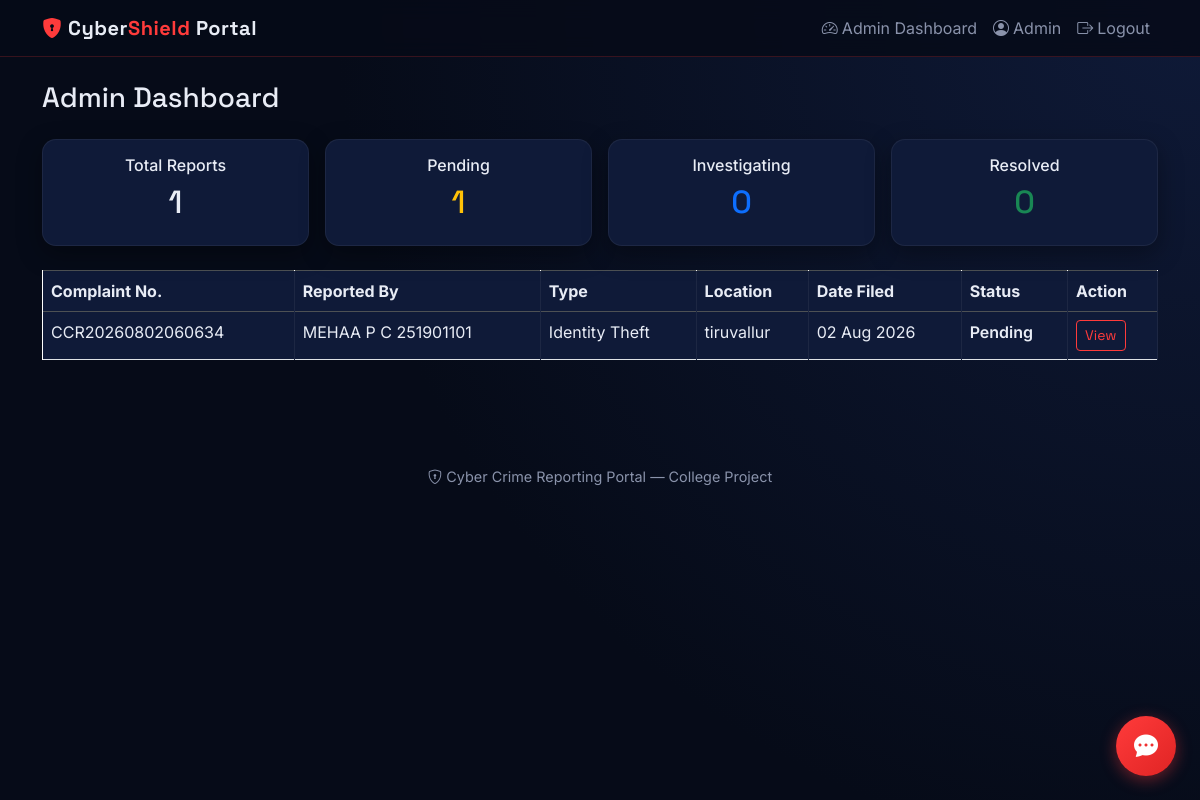
The page /admin (signed in) on the database its author committed.
### app.py (models this page shows, shortened)
class User(UserMixin, db.Model):
    id = db.Column(db.Integer, primary_key=True)
    name = db.Column(db.String(100), nullable=False)
    email = db.Column(db.String(120), unique=True, nullable=False)
    password_hash = db.Column(db.String(200), nullable=False)
    role = db.Column(db.String(20), default='citizen')
    reports = db.relationship('Report', backref='reporter', lazy=True)

class Report(db.Model):
    id = db.Column(db.Integer, primary_key=True)
    complaint_no = db.Column(db.String(20), unique=True, nullable=False)
    user_id = db.Column(db.Integer, db.ForeignKey('user.id'), nullable=False)
    crime_type = db.Column(db.String(100), nullable=False)
    description = db.Column(db.Text, nullable=False)
    location = db.Column(db.String(200), nullable=False)
    evidence_file = db.Column(db.String(300))
    status = db.Column(db.String(30), default='Pending')
    date_filed = db.Column(db.DateTime, default=datetime.utcnow)

### app.py (the view)
@app.route('/admin')
@login_required
@admin_required
def admin_dashboard():
    reports = Report.query.order_by(Report.date_filed.desc()).all()
    stats = {
        'total': len(reports),
        'pending': sum(1 for r in reports if r.status == 'Pending'),
        'investigating': sum(1 for r in reports if r.status == 'Under Investigation'),
        'resolved': sum(1 for r in reports if r.status == 'Resolved'),
    }
    return render_template('admin_dashboard.html', reports=reports, stats=stats)

### app.py (called while the page is built)
@login_manager.user_loader
def load_user(user_id):
    return User.query.get(int(user_id))

def admin_required(func):
    from functools import wraps
    @wraps(func)
    def wrapper(*args, **kwargs):
        if not current_user.is_authenticated or current_user.role != 'admin':
            abort(403)
        return func(*args, **kwargs)
    return wrapper

### templates/admin_dashboard.html (shortened to what this page needs)
{% extends "base.html" %}
{% block content %}
<h3 class="mb-4">Admin Dashboard</h3>
<div class="row g-3 mb-4">
    <div class="col-md-3"><div class="card p-3 text-center"><h6>Total Reports</h6><h2>{{ stats.total }}</h2></div></div>
    <div class="col-md-3"><div class="card p-3 text-center"><h6>Pending</h6><h2 class="text-warning">{{ stats.pending }}</h2></div></div>
    <div class="col-md-3"><div class="card p-3 text-center"><h6>Investigating</h6><h2 class="text-primary">{{ stats.investigating }}</h2></div></div>
    <div class="col-md-3"><div class="card p-3 text-center"><h6>Resolved</h6><h2 class="text-success">{{ stats.resolved }}</h2></div></div>
</div>
<div class="table-responsive">
<table class="table table-bordered bg-white">
    <thead class="table-dark">
        <tr><th>Complaint No.</th><th>Reported By</th><th>Type</th><th>Location</th><th>Date Filed</th><th>Status</th><th>Action</th></tr>
    </thead>
    <tbody>
        {% for r in reports %}
        <tr>
            <td>{{ r.complaint_no }}</td>
            <td>{{ r.reporter.name }}</td>
            <td>{{ r.crime_type }}</td>
            <td>{{ r.location }}</td>
            <td>{{ r.date_filed.strftime('%d %b %Y') }}</td>
            <td class="status-{{ r.status.replace(' ', '-') }}">{{ r.status }}</td>
            <td><a href="{{ url_for('admin_report_detail', report_id=r.id) }}" class="btn btn-sm btn-outline-primary">View</a></td>
        </tr>
        {% endfor %}
    </tbody>
</table>
</div>
{% endblock %}

### templates/base.html (shortened to what this page needs)
<!DOCTYPE html>
<html lang="en">
<head>
    <link href="https://cdn.jsdelivr.net/npm/bootstrap@5.3.2/dist/css/bootstrap.min.css" rel="stylesheet">
    <link rel="stylesheet" href="https://cdn.jsdelivr.net/npm/bootstrap-icons@1.11.3/font/bootstrap-icons.css">
</head>
<body>
<nav class="navbar navbar-expand-lg">
    <div class="container">
        <a class="navbar-brand" href="{{ url_for('home') }}"><i class="bi bi-shield-lock-fill" style="color:#ff3b3b;"></i> Cyber<span>Shield</span> Portal</a>
        <div class="collapse navbar-collapse" id="navMenu">
            <ul class="navbar-nav ms-auto align-items-lg-center">
                {% if current_user.is_authenticated %}
                    {% if current_user.role == 'admin' %}
                        <li class="nav-item"><a class="nav-link" href="{{ url_for('admin_dashboard') }}"><i class="bi bi-speedometer2 me-1"></i>Admin Dashboard</a></li>
                    {% else %}
                        <li class="nav-item"><a class="nav-link" href="{{ url_for('report_crime') }}"><i class="bi bi-file-earmark-plus me-1"></i>File a Report</a></li>
                        <li class="nav-item"><a class="nav-link" href="{{ url_for('my_reports') }}"><i class="bi bi-clipboard-data me-1"></i>My Reports</a></li>
                    {% endif %}
                    <li class="nav-item"><span class="nav-link text-light"><i class="bi bi-person-circle me-1"></i>{{ current_user.name }}</span></li>
                    <li class="nav-item"><a class="nav-link" href="{{ url_for('logout') }}"><i class="bi bi-box-arrow-right me-1"></i>Logout</a></li>
                {% else %}
                    <li class="nav-item"><a class="nav-link" href="{{ url_for('login') }}">Login</a></li>
                    <li class="nav-item"><a class="btn btn-primary btn-sm ms-lg-2" href="{{ url_for('register') }}">Register</a></li>
                {% endif %}
            </ul>
        </div>
    </div>
</nav>
<div class="container mt-4">
    {% block content %}{% endblock %}
</div>
<footer>
    <p><i class="bi bi-shield-lock"></i> Cyber Crime Reporting Portal &mdash; College Project</p>
</footer>
<button id="chatToggle" style="position:fixed;bottom:24px;right:24px;width:60px;height:60px;border-radius:50%;background:linear-gradient(135deg,#ff3b3b,#e02424);border:none;box-shadow:0 4px 16px rgba(255,59,59,0.4);z-index:1000;color:white;font-size:1.5rem;">
    <i class="bi bi-chat-dots-fill"></i>
</button>
</body>
</html>

### templates/base.html (style rules this page uses)
:root { --navy-900: #060b18; --navy-800: #0a1128; --navy-700: #0f1a38; --navy-600: #16234a; --red-500: #ff3b3b; --red-600: #e02424; --text-light: #e8ecf5; --text-muted: #8a93ab; }
* { box-sizing: border-box; }
body { background: radial-gradient(circle at top right, var(--navy-700), var(--navy-900) 60%); color: var(--text-light); font-family: 'Inter', sans-serif; min-height: 100vh; }
h1, h2, h3, h4, h5, .navbar-brand, .btn { font-family: 'Space Grotesk', sans-serif; }
.navbar { background: rgba(6, 11, 24, 0.85) !important; backdrop-filter: blur(10px); border-bottom: 1px solid rgba(255, 59, 59, 0.2); }
.navbar-brand { font-weight: 700; letter-spacing: 0.5px; color: var(--text-light) !important; }
.navbar-brand span { color: var(--red-500); }
.nav-link { color: var(--text-muted) !important; transition: color 0.2s; }
.card { background: var(--navy-700); border: 1px solid rgba(255, 255, 255, 0.06); border-radius: 14px; color: var(--text-light); box-shadow: 0 8px 24px rgba(0, 0, 0, 0.35); }
.btn-outline-primary { color: var(--red-500); border-color: var(--red-500); }
.table { color: var(--text-light); }
.table thead.table-dark { background: var(--navy-800); }
.table > :not(caption) > * > * { background: var(--navy-700); color: var(--text-light); border-color: rgba(255,255,255,0.06); }
.status-Pending { color: #ffc857; font-weight: 600; }
footer { padding: 30px 0; text-align: center; color: var(--text-muted); margin-top: 60px; font-size: 0.9rem; }

### rows shown on the page
User: name "Admin"
Report: complaint_no "CCR20260802060634", reporter.name "MEHAA P C 251901101", crime_type "Identity Theft", location "tiruvallur", date_filed "02 Aug 2026", status "Pending"

### other values the page prints
{{ stats.total }} "1"
{{ stats.pending }} "1"
{{ stats.investigating }} "0"
{{ stats.resolved }} "0"
